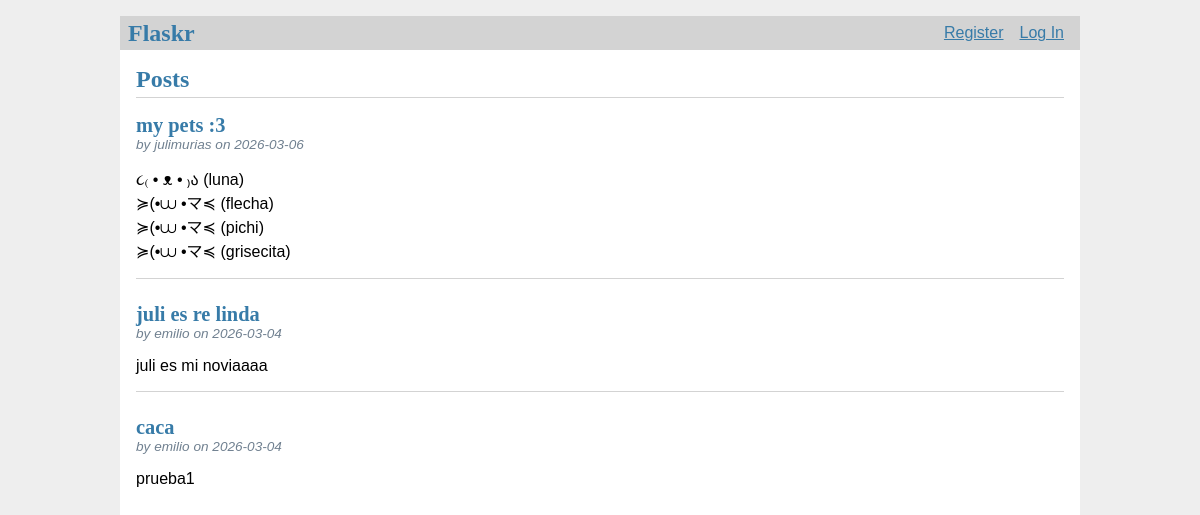
Before: / with the older database file.
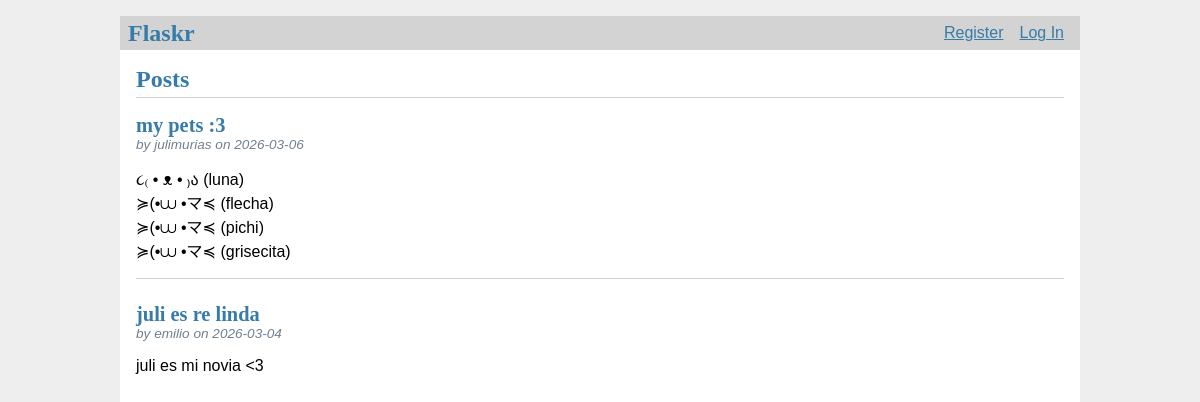
After: the same page with the newer database file.
### tables this page shows
CREATE TABLE post (
    id INTEGER PRIMARY KEY AUTOINCREMENT,
    author_id INTEGER NOT NULL,
    created TIMESTAMP NOT NULL DEFAULT CURRENT_TIMESTAMP,
    title TEXT NOT NULL,
    body TEXT NOR NULL,
    FOREIGN KEY (author_id) REFERENCES user (id)
);

CREATE TABLE user (
    id INTEGER PRIMARY KEY AUTOINCREMENT,
    username TEXT UNIQUE NOT NULL,
    password TEXT NOT NULL
);

### flaskr/blog.py (the view)
@bp.route('/') # Since there's no methods=, flask defaults to methods = ['GET'].
def index():
    db = get_db()
    posts = db.execute (
        'SELECT p.id, title, body, created, author_id, username '
        'FROM post p JOIN user u ON p.author_id = u.id '
        'ORDER BY created DESC'
    ).fetchall()
    return render_template('blog/index.html', posts=posts) # posts=posts. Left side -> var name in the template, right side -> python var. It means that inside index.html, there will be a ver called posts

### flaskr/auth.py (called while the page is built)
@bp.before_app_request
def load_logged_in_user(): # Checks if a user is stored in the session and gets that user's data from the db, storing it on g.user, which lasts for the length of the request.
    user_id = session.get('user_id')
    if user_id is None: # If there is no user id, or if the id doesn't exist, g.user will be None.
        g.user = None
    else:
        g.user = get_db().execute(
            'SELECT * FROM user WHERE id = ?', (user_id,)
        ).fetchone()

### flaskr/templates/blog/index.html (shortened to what this page needs)
{% extends 'base.html' %}
{% block header %}
  <h1>{% block title %} Posts{% endblock %}</h1>
{% endblock %}
{% block content %}
  {% for post in posts %}
    <article class="post">
        <header>
            <div>
                <h1>{{ post['title'] }}</h1>
                <div class="about">by {{ post['username'] }} on {{ post['created'].strftime('%Y-%m-%d') }}</div>
            </div>
        </header>
        <p class="body">{{ post['body'] }}</p>
    </article>
    {% if not loop.last %}
      <hr>
    {% endif %}
  {% endfor %}
{% endblock %}

Changed rows visible on the page:
removed post: title "caca", username "emilio", created "2026-03-04", body "prueba1"
changed post "juli es re linda": body "juli es mi noviaaaa" → "juli es mi novia <3"
